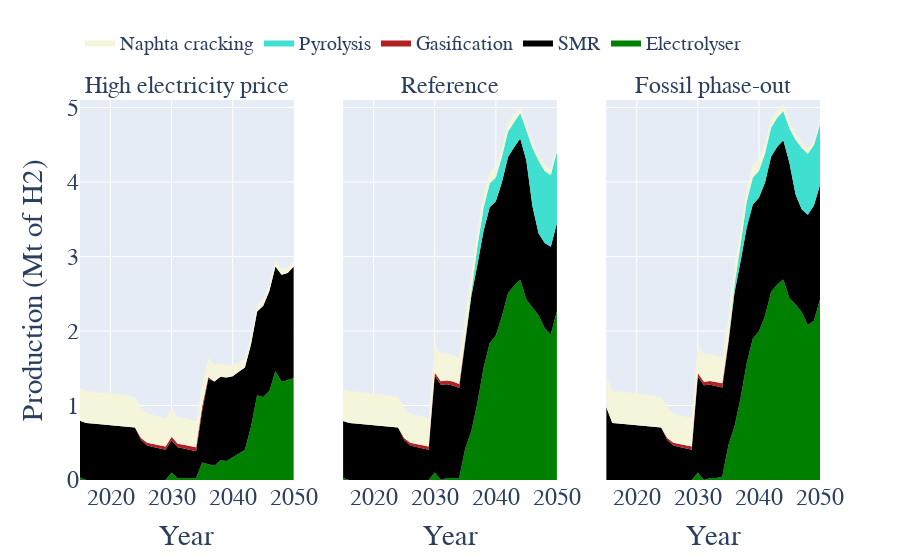

The code cell stored with this chart in its notebook:
### Code cell
hydrogen_techs=["Electrolyser","SMR","SMR_noWGR","SMR_eboiler_noWGR",
                       "eSMR","eSMR_noWGR","eSMR_eboiler_noWGR",
                "Gasification","Gasification_noWGR","Pyrolysis","Naphta_cracking","Naphta_cracking_electrified"]
hydrogen_techs_colors={"Electrolyser":"green","SMR":"black","SMR_noWGR":"black","SMR_eboiler_noWGR":"grey",
                       "eSMR":"yellow","eSMR_noWGR":"orange","eSMR_eboiler_noWGR":"orange",
                "Gasification":"firebrick","Gasification_noWGR":"firebrick","Pyrolysis":"turquoise",
                       "Naphta_cracking":"beige","Naphta_cracking_electrified":"beige"}

tech_name={"Electrolyser":"Electrolyser","SMR":"SMR","SMR_noWGR":"SMR","SMR_eboiler_noWGR":"SMR",
                       "eSMR":"SMR","eSMR_noWGR":"SMR","eSMR_eboiler_noWGR":"SMR",
                "Gasification":"Gasification","Gasification_noWGR":"Gasification","Pyrolysis":"Pyrolysis",
           "Naphta_cracking":"Naphta cracking","Naphta_cracking_electrified":"Naphta cracking"}
tech_name_list={"Electrolyser":["Electrolyser"],"SMR":["SMR","SMR_noWGR","SMR_eboiler_noWGR",
                       "eSMR","eSMR_noWGR","eSMR_eboiler_noWGR"],
                "Gasification":["Gasification","Gasification_noWGR"],"Pyrolysis":["Pyrolysis"],
           "Naphta cracking":["Naphta_cracking","Naphta_cracking_electrified"]}
hydrogen_techs_name_colors={"Electrolyser":"green","SMR":"black",
                "Gasification":"firebrick","Pyrolysis":"turquoise",
                       "Naphta cracking":"beige"}

fig =make_subplots(rows=1, cols=3,subplot_titles=list(scen.keys()),shared_yaxes=True)
for i in range(len(scen.keys())):
    showlegend=[True,False,False]
    tech_usage_flow=scen[list(scen.keys())[i]]['tech_usage_flow']
    tech_usage=tech_usage_flow[(tech_usage_flow.Resource.isin(["Hydrogen"]))]

    hydrogen_tech_usage=tech_usage[tech_usage.Technology.isin(hydrogen_techs)]
    for tech in tech_name_list.keys():
        u=hydrogen_tech_usage[hydrogen_tech_usage.Technology.isin(tech_name_list[tech])]
        u=u[["Year","Flow"]].groupby(by=["Year"]).sum().reset_index()
        fig.add_trace(go.Scatter(x=u.Year,y=u.Flow*1e-6,name=tech,line=dict(width=0,color=hydrogen_techs_name_colors[tech]),
                                 fillcolor=hydrogen_techs_name_colors[tech],hoverinfo="x+y",mode='lines',stackgroup='one',showlegend=showlegend[i]),row=1, col=i+1)

    fig.update_xaxes(title_text="Year", row=1, col=i+1)

fig.update_layout(#title='Hydrogen production per technology in EU-5+1',  title_x=0.5,
                   yaxis_title='Production (Mt of H2)')
fig.update_layout(
    font=dict(
        family="Times New Roman",size=24)
    )
fig.update_annotations(font_size=24)
fig.update_layout(legend=dict(
    orientation="h",
    yanchor="bottom",
    y=1.1,
    xanchor="right",
    x=0.9,font = dict(size=20)
))
fig.update_yaxes(range=[0,5.1])
fig.show()

### Figure 1 — Plotly figure (JSON) as saved in the notebook; plotly's stock layout.template omitted (floating-point values rounded to 4 significant figures)
{"data": [{"fillcolor": "green", "hoverinfo": "x+y", "line": {"color": "green", "width": 0}, "mode": "lines", "name": "Electrolyser", "showlegend": true, "stackgroup": "one", "type": "scatter", "x": [2015, 2016, 2017, 2018, 2019, 2020, 2021, 2022, 2023, 2024, 2025, 2026, 2027, 2028, 2029, 2030, 2031, 2032, 2033, 2034, 2035, 2036, 2037, 2038, 2039, 2040, 2041, 2042, 2043, 2044, 2045, 2046, 2047, 2048, 2049, 2050], "xaxis": "x", "y": [0.03197, 0, 0, 0, 0, 0, 0, 0, 0, 0, 0, 0, 0, 0, 0, 0.102, 0.02466, 0.0255, 0.0255, 0.0255, 0.2362, 0.2176, 0.1908, 0.2645, 0.2554, 0.3054, 0.3554, 0.4054, 0.7186, 1.137, 1.115, 1.195, 1.464, 1.319, 1.342, 1.367], "yaxis": "y"}, {"fillcolor": "black", "hoverinfo": "x+y", "line": {"color": "black", "width": 0}, "mode": "lines", "name": "SMR", "showlegend": true, "stackgroup": "one", "type": "scatter", "x": [2015, 2016, 2017, 2018, 2019, 2020, 2021, 2022, 2023, 2024, 2025, 2026, 2027, 2028, 2029, 2030, 2031, 2032, 2033, 2034, 2035, 2036, 2037, 2038, 2039, 2040, 2041, 2042, 2043, 2044, 2045, 2046, 2047, 2048, 2049, 2050], "xaxis": "x", "y": [0.7647, 0.7647, 0.7575, 0.7503, 0.7431, 0.7359, 0.7282, 0.7206, 0.7129, 0.7053, 0.5377, 0.4638, 0.4444, 0.4251, 0.4057, 0.4329, 0.4152, 0.3975, 0.3798, 0.3617, 0.6891, 1.14, 1.132, 1.123, 1.119, 1.088, 1.096, 1.106, 1.103, 1.123, 1.225, 1.341, 1.402, 1.437, 1.438, 1.497], "yaxis": "y"}, {"fillcolor": "firebrick", "hoverinfo": "x+y", "line": {"color": "firebrick", "width": 0}, "mode": "lines", "name": "Gasification", "showlegend": true, "stackgroup": "one", "type": "scatter", "x": [2015, 2016, 2017, 2018, 2019, 2020, 2021, 2022, 2023, 2024, 2025, 2026, 2027, 2028, 2029, 2030, 2031, 2032, 2033, 2034, 2035, 2036, 2037, 2038, 2039, 2040, 2041, 2042, 2043, 2044, 2045, 2046, 2047, 2048, 2049, 2050], "xaxis": "x", "y": [0, 0, 0, 0, 0, 0, 0, 0, 0, 0, 0.02533, 0.03595, 0.03818, 0.04041, 0.04264, 0.04488, 0.04711, 0.04934, 0.05157, 0.05387, 0.06317, 0.025, 0, 0, 0, -5.049e-35, -5.873e-60, -1.794e-49, -3.404e-58, -2.284e-59, -2.936e-60, -1.866e-31, 5.882e-60, -5.873e-60, 8.917e-61, 1.892e-59], "yaxis": "y"}, {"fillcolor": "turquoise", "hoverinfo": "x+y", "line": {"color": "turquoise", "width": 0}, "mode": "lines", "name": "Pyrolysis", "showlegend": true, "stackgroup": "one", "type": "scatter", "x": [2015, 2016, 2017, 2018, 2019, 2020, 2021, 2022, 2023, 2024, 2025, 2026, 2027, 2028, 2029, 2030, 2031, 2032, 2033, 2034, 2035, 2036, 2037, 2038, 2039, 2040, 2041, 2042, 2043, 2044, 2045, 2046, 2047, 2048, 2049, 2050], "xaxis": "x", "y": [0, 0, 0, 0, 0, 0, 0, 0, 0, 0, 0, 0, 0, 0, 0, 0, 0, 0, 0, 0, 0, 0, 0, 0, 0, -2.629e-17, -1.397e-17, 2.258e-18, -6.891e-58, 8.144e-58, -6.462e-33, 2.969e-18, 2.969e-18, 1.483e-18, -2.761e-60, -5.306e-18], "yaxis": "y"}, {"fillcolor": "beige", "hoverinfo": "x+y", "line": {"color": "beige", "width": 0}, "mode": "lines", "name": "Naphta cracking", "showlegend": true, "stackgroup": "one", "type": "scatter", "x": [2015, 2016, 2017, 2018, 2019, 2020, 2021, 2022, 2023, 2024, 2025, 2026, 2027, 2028, 2029, 2030, 2031, 2032, 2033, 2034, 2035, 2036, 2037, 2038, 2039, 2040, 2041, 2042, 2043, 2044, 2045, 2046, 2047, 2048, 2049, 2050], "xaxis": "x", "y": [0.4311, 0.4311, 0.4311, 0.4311, 0.4311, 0.4311, 0.4253, 0.4196, 0.4138, 0.4081, 0.4023, 0.3966, 0.3908, 0.3851, 0.3793, 0.3736, 0.3678, 0.3621, 0.3564, 0.3506, 0.2932, 0.2557, 0.2163, 0.1875, 0.1681, 0.1485, 0.129, 0.1223, 0.1093, 0.1043, 0.09741, 0.09013, 0.08478, 0.07994, 0.07658, 0.07371], "yaxis": "y"}, {"fillcolor": "green", "hoverinfo": "x+y", "line": {"color": "green", "width": 0}, "mode": "lines", "name": "Electrolyser", "showlegend": false, "stackgroup": "one", "type": "scatter", "x": [2015, 2016, 2017, 2018, 2019, 2020, 2021, 2022, 2023, 2024, 2025, 2026, 2027, 2028, 2029, 2030, 2031, 2032, 2033, 2034, 2035, 2036, 2037, 2038, 2039, 2040, 2041, 2042, 2043, 2044, 2045, 2046, 2047, 2048, 2049, 2050], "xaxis": "x2", "y": [0.02591, 0, 0, 0, 0, 0, 0, 0, 0, 0, 0, 0, 0, 0, 0, 0.102, 0, 0.0255, 0.0255, 0.0255, 0.4255, 0.6611, 1.044, 1.508, 1.84, 1.94, 2.196, 2.509, 2.61, 2.687, 2.421, 2.322, 2.211, 2.04, 1.953, 2.269], "yaxis": "y2"}, {"fillcolor": "black", "hoverinfo": "x+y", "line": {"color": "black", "width": 0}, "mode": "lines", "name": "SMR", "showlegend": false, "stackgroup": "one", "type": "scatter", "x": [2015, 2016, 2017, 2018, 2019, 2020, 2021, 2022, 2023, 2024, 2025, 2026, 2027, 2028, 2029, 2030, 2031, 2032, 2033, 2034, 2035, 2036, 2037, 2038, 2039, 2040, 2041, 2042, 2043, 2044, 2045, 2046, 2047, 2048, 2049, 2050], "xaxis": "x2", "y": [0.7647, 0.7647, 0.7575, 0.7503, 0.7431, 0.7359, 0.7282, 0.7206, 0.7129, 0.7053, 0.5377, 0.4638, 0.4444, 0.4251, 0.4057, 1.296, 1.279, 1.261, 1.243, 1.208, 1.466, 1.811, 1.852, 1.836, 1.821, 1.802, 1.801, 1.826, 1.857, 1.896, 1.866, 1.351, 1.102, 1.139, 1.179, 1.177], "yaxis": "y2"}, {"fillcolor": "firebrick", "hoverinfo": "x+y", "line": {"color": "firebrick", "width": 0}, "mode": "lines", "name": "Gasification", "showlegend": false, "stackgroup": "one", "type": "scatter", "x": [2015, 2016, 2017, 2018, 2019, 2020, 2021, 2022, 2023, 2024, 2025, 2026, 2027, 2028, 2029, 2030, 2031, 2032, 2033, 2034, 2035, 2036, 2037, 2038, 2039, 2040, 2041, 2042, 2043, 2044, 2045, 2046, 2047, 2048, 2049, 2050], "xaxis": "x2", "y": [0, 0, 0, 0, 0, 0, 0, 0, 0, 0, 0.02533, 0.03595, 0.03818, 0.04041, 0.04264, 0.04488, 0.04711, 0.04934, 0.05157, 0.05381, 0.01921, 0, 0, 0, 0, 0, 0, 0, 0, 0, 0, 0, 0, 0, 0, 0], "yaxis": "y2"}, {"fillcolor": "turquoise", "hoverinfo": "x+y", "line": {"color": "turquoise", "width": 0}, "mode": "lines", "name": "Pyrolysis", "showlegend": false, "stackgroup": "one", "type": "scatter", "x": [2015, 2016, 2017, 2018, 2019, 2020, 2021, 2022, 2023, 2024, 2025, 2026, 2027, 2028, 2029, 2030, 2031, 2032, 2033, 2034, 2035, 2036, 2037, 2038, 2039, 2040, 2041, 2042, 2043, 2044, 2045, 2046, 2047, 2048, 2049, 2050], "xaxis": "x2", "y": [0, 0, 0, 0, 0, 0, 0, 0, 0, 0, 0, 0, 0, 0, 0, 0, 0, 0, 0, 0, 0, 0.09211, 0.2484, 0.3094, 0.3168, 0.3168, 0.342, 0.342, 0.342, 0.342, 0.4052, 0.7836, 0.9701, 0.9665, 0.9629, 0.9629], "yaxis": "y2"}, {"fillcolor": "beige", "hoverinfo": "x+y", "line": {"color": "beige", "width": 0}, "mode": "lines", "name": "Naphta cracking", "showlegend": false, "stackgroup": "one", "type": "scatter", "x": [2015, 2016, 2017, 2018, 2019, 2020, 2021, 2022, 2023, 2024, 2025, 2026, 2027, 2028, 2029, 2030, 2031, 2032, 2033, 2034, 2035, 2036, 2037, 2038, 2039, 2040, 2041, 2042, 2043, 2044, 2045, 2046, 2047, 2048, 2049, 2050], "xaxis": "x2", "y": [0.4311, 0.4311, 0.4311, 0.4311, 0.4311, 0.4311, 0.4253, 0.4196, 0.4138, 0.4081, 0.4023, 0.3966, 0.3908, 0.3851, 0.3793, 0.3736, 0.3678, 0.3621, 0.3564, 0.3506, 0.2932, 0.2533, 0.2089, 0.1791, 0.1593, 0.1428, 0.1256, 0.1156, 0.1035, 0.09794, 0.09321, 0.08855, 0.08369, 0.0796, 0.07684, 0.06475], "yaxis": "y2"}, {"fillcolor": "green", "hoverinfo": "x+y", "line": {"color": "green", "width": 0}, "mode": "lines", "name": "Electrolyser", "showlegend": false, "stackgroup": "one", "type": "scatter", "x": [2015, 2016, 2017, 2018, 2019, 2020, 2021, 2022, 2023, 2024, 2025, 2026, 2027, 2028, 2029, 2030, 2031, 2032, 2033, 2034, 2035, 2036, 2037, 2038, 2039, 2040, 2041, 2042, 2043, 2044, 2045, 2046, 2047, 2048, 2049, 2050], "xaxis": "x3", "y": [0, 0, 0, 0, 0, -7.276e-18, 0, 0, 0, 0, 0, 0, 0, 0, 0, 0.102, -2.461e-17, 0.0255, 0.0255, 0.04741, 0.4663, 0.7172, 1.1, 1.566, 1.897, 1.997, 2.203, 2.528, 2.628, 2.692, 2.436, 2.36, 2.255, 2.08, 2.136, 2.423], "yaxis": "y3"}, {"fillcolor": "black", "hoverinfo": "x+y", "line": {"color": "black", "width": 0}, "mode": "lines", "name": "SMR", "showlegend": false, "stackgroup": "one", "type": "scatter", "x": [2015, 2016, 2017, 2018, 2019, 2020, 2021, 2022, 2023, 2024, 2025, 2026, 2027, 2028, 2029, 2030, 2031, 2032, 2033, 2034, 2035, 2036, 2037, 2038, 2039, 2040, 2041, 2042, 2043, 2044, 2045, 2046, 2047, 2048, 2049, 2050], "xaxis": "x3", "y": [0.9785, 0.7647, 0.7575, 0.7503, 0.7431, 0.7359, 0.7282, 0.7206, 0.7129, 0.7053, 0.5377, 0.4638, 0.4444, 0.4251, 0.4057, 1.289, 1.271, 1.253, 1.235, 1.195, 1.366, 1.794, 1.834, 1.824, 1.8, 1.79, 1.789, 1.814, 1.845, 1.867, 1.82, 1.472, 1.379, 1.48, 1.548, 1.537], "yaxis": "y3"}, {"fillcolor": "firebrick", "hoverinfo": "x+y", "line": {"color": "firebrick", "width": 0}, "mode": "lines", "name": "Gasification", "showlegend": false, "stackgroup": "one", "type": "scatter", "x": [2015, 2016, 2017, 2018, 2019, 2020, 2021, 2022, 2023, 2024, 2025, 2026, 2027, 2028, 2029, 2030, 2031, 2032, 2033, 2034, 2035, 2036, 2037, 2038, 2039, 2040, 2041, 2042, 2043, 2044, 2045, 2046, 2047, 2048, 2049, 2050], "xaxis": "x3", "y": [0, 0, 0, 0, 0, 0, 0, 0, 0, 0, 0.02533, 0.03595, 0.03818, 0.04041, 0.04264, 0.04488, 0.04711, 0.04934, 0.05157, 0.05735, 0.03701, 0.01045, 0, 0, 0, -2.597e-32, -7.178e-60, 4.442e-34, -4.337e-61, 7.749e-61, -2.235e-61, 1.693e-60, 7.545e-61, 6.117e-61, 8.157e-62, 3.472e-61], "yaxis": "y3"}, {"fillcolor": "turquoise", "hoverinfo": "x+y", "line": {"color": "turquoise", "width": 0}, "mode": "lines", "name": "Pyrolysis", "showlegend": false, "stackgroup": "one", "type": "scatter", "x": [2015, 2016, 2017, 2018, 2019, 2020, 2021, 2022, 2023, 2024, 2025, 2026, 2027, 2028, 2029, 2030, 2031, 2032, 2033, 2034, 2035, 2036, 2037, 2038, 2039, 2040, 2041, 2042, 2043, 2044, 2045, 2046, 2047, 2048, 2049, 2050], "xaxis": "x3", "y": [0, 0, 0, 0, 0, 0, 0, 0, 0, 0, 0, 0, 0, 0, 0, 0, 0, 0, 0, 0, 0, 0.1, 0.2295, 0.3433, 0.3639, 0.3639, 0.3891, 0.3891, 0.3891, 0.3891, 0.4636, 0.7342, 0.8206, 0.817, 0.8134, 0.8134], "yaxis": "y3"}, {"fillcolor": "beige", "hoverinfo": "x+y", "line": {"color": "beige", "width": 0}, "mode": "lines", "name": "Naphta cracking", "showlegend": false, "stackgroup": "one", "type": "scatter", "x": [2015, 2016, 2017, 2018, 2019, 2020, 2021, 2022, 2023, 2024, 2025, 2026, 2027, 2028, 2029, 2030, 2031, 2032, 2033, 2034, 2035, 2036, 2037, 2038, 2039, 2040, 2041, 2042, 2043, 2044, 2045, 2046, 2047, 2048, 2049, 2050], "xaxis": "x3", "y": [0.4311, 0.4311, 0.4311, 0.4311, 0.4311, 0.4311, 0.4253, 0.4196, 0.4138, 0.4081, 0.4023, 0.3966, 0.3908, 0.3851, 0.3793, 0.3736, 0.3678, 0.3621, 0.3564, 0.3506, 0.2932, 0.2533, 0.2111, 0.1812, 0.1614, 0.1449, 0.1277, 0.1178, 0.1057, 0.1002, 0.09408, 0.08825, 0.07988, 0.07067, 0.06023, 0.04056], "yaxis": "y3"}], "layout": {"annotations": [{"font": {"size": 24}, "showarrow": false, "text": "High electricity price", "x": 0.1444, "xanchor": "center", "xref": "paper", "y": 1, "yanchor": "bottom", "yref": "paper"}, {"font": {"size": 24}, "showarrow": false, "text": "Reference", "x": 0.5, "xanchor": "center", "xref": "paper", "y": 1, "yanchor": "bottom", "yref": "paper"}, {"font": {"size": 24}, "showarrow": false, "text": "Fossil phase-out", "x": 0.8556, "xanchor": "center", "xref": "paper", "y": 1, "yanchor": "bottom", "yref": "paper"}], "font": {"family": "Times New Roman", "size": 24}, "legend": {"font": {"size": 20}, "orientation": "h", "x": 0.9, "xanchor": "right", "y": 1.1, "yanchor": "bottom"}, "xaxis": {"anchor": "y", "domain": [0, 0.2889], "title": {"text": "Year"}}, "xaxis2": {"anchor": "y2", "domain": [0.3556, 0.6444], "title": {"text": "Year"}}, "xaxis3": {"anchor": "y3", "domain": [0.7111, 1], "title": {"text": "Year"}}, "yaxis": {"anchor": "x", "domain": [0, 1], "range": [0, 5.1], "title": {"text": "Production (Mt of H2)"}}, "yaxis2": {"anchor": "x2", "domain": [0, 1], "matches": "y", "range": [0, 5.1], "showticklabels": false}, "yaxis3": {"anchor": "x3", "domain": [0, 1], "matches": "y", "range": [0, 5.1], "showticklabels": false}}}
